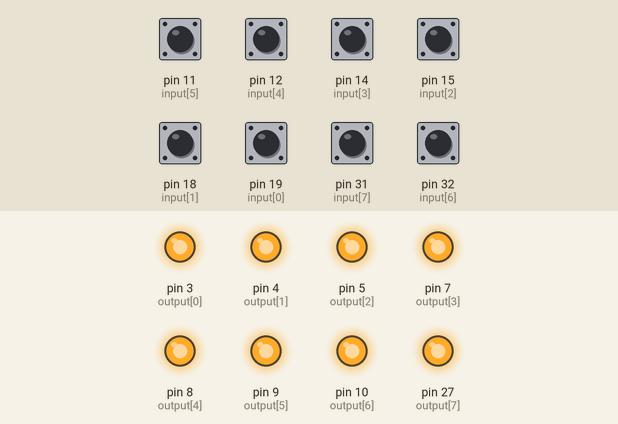
Simulated run of this sketch. Board: Arduino Mega 2560, built with avr-gcc and run on an emulated ATmega2560. On the bench: output pins drawn as LEDs (lit = HIGH). The test bench sets the inputs (shaded band); at power-on: pin 11 (input[5]), pin 12 (input[4]), pin 14 (input[3]), pin 15 (input[2]), pin 18 (input[1]), pin 19 (input[0]), pin 31 (input[7]), pin 32 (input[6]) HIGH.

Above: at 1.8 s.
1.9 s: pin 11 (input[5]) pulled LOW for 0.6 s
At 2.9 s:
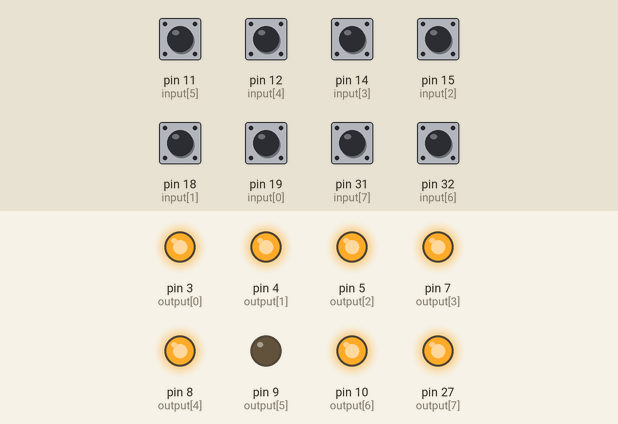
4.0 s: pin 12 (input[4]) pulled LOW for 0.6 s
At 4.4 s:
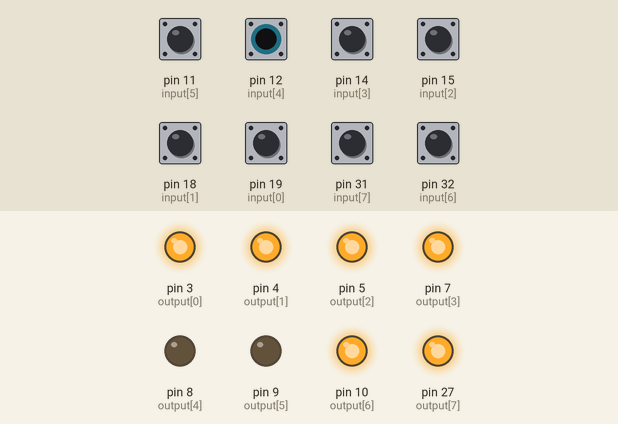
6.1 s: pin 14 (input[3]) pulled LOW for 0.6 s
At 7.6 s:
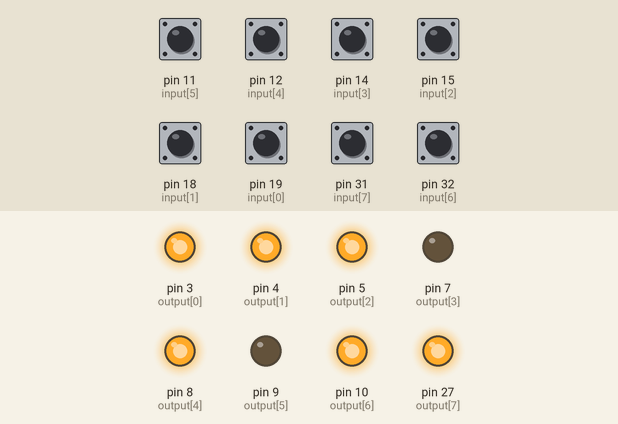
8.2 s: pin 15 (input[2]) pulled LOW for 0.6 s
At 9.1 s:
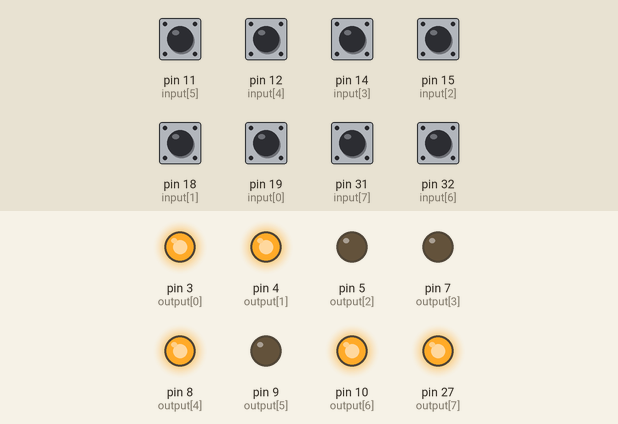
10.3 s: pin 18 (input[1]) pulled LOW for 0.6 s
At 11.9 s:
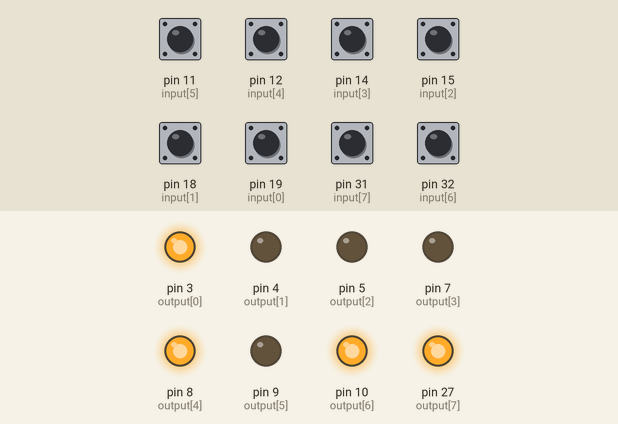
12.4 s: pin 19 (input[0]) pulled LOW for 0.6 s
At 13.4 s:
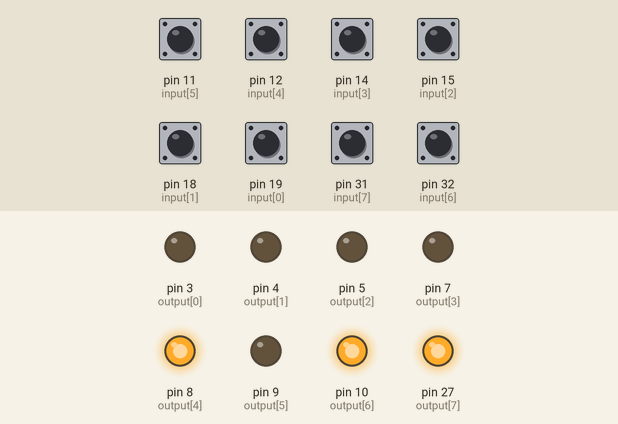
Timing chart, 0 to 15.4 s (numbered marks = the images above; inputs shaded):
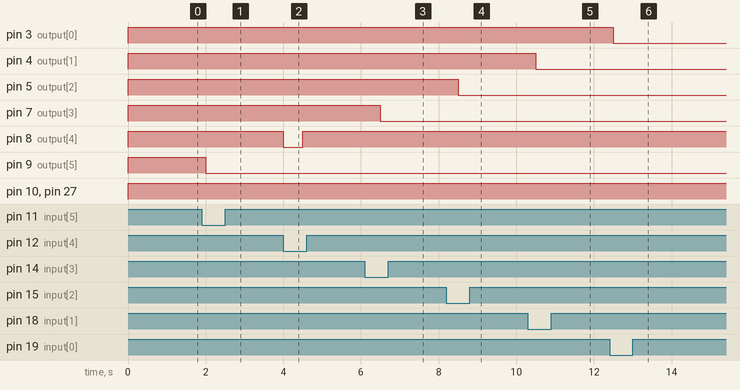

Measured:
- after the input at 1.9 s, pin 9 (output[5]): HIGH → LOW after 0.10 s
- after the input at 4.0 s, pin 8 (output[4]): HIGH → LOW at once, → HIGH 0.50 s later
- after the input at 6.1 s, pin 7 (output[3]): HIGH → LOW after 0.40 s
- after the input at 8.2 s, pin 5 (output[2]): HIGH → LOW after 0.30 s
- after the input at 10.3 s, pin 4 (output[1]): HIGH → LOW after 0.20 s
- after the input at 12.4 s, pin 3 (output[0]): HIGH → LOW after 0.10 s

The sketch:

sketch_jul03a.ino
```cpp
int buttonState = 0;         // variable for reading the pushbutton status
    const int input[8]={19,18,15,14,12,11,32,31};
    const int output[8]={3,4,5,7,8,9,10,27};
    boolean flag[8]={0};
    int count[8]={0};
void setup()
{
  for(int i=0;i<8;i++){
  pinMode(input[i],INPUT_PULLUP);
  }
  for(int i=0;i<8;i++){
  pinMode(output[i],OUTPUT);
  }
}
void loop()
{
    for(int i =0;i<8;i++){
    buttonState=digitalRead(input[i]);
    if(buttonState!=1){
      flag[i]=flag[i]^1;
      count[i]++;
    }
    if(flag[i]==0){
      digitalWrite(output[i],1);
    }
    else if(flag[i]==1){
      digitalWrite(output[i],0);
    }
    }
   delay(500);
}
```
